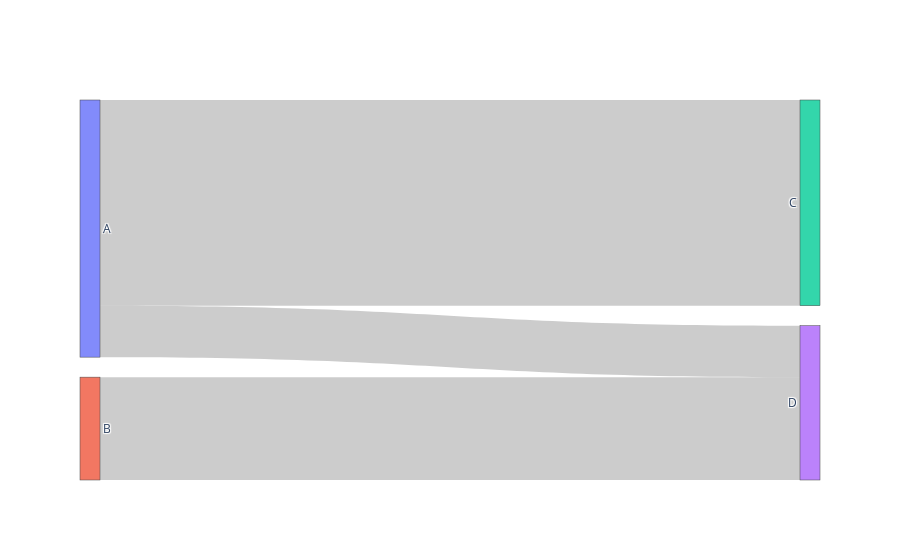

Write notebook code for a chart like this one.
### Markdown cell above
### 7. Sankey Diagrams That Explain Complex Flows Instantly
Perfect for showing how inputs become outputs without drowning in arrows.

### Code cell
import plotly.graph_objects as go

fig = go.Figure(go.Sankey(
    node=dict(label=["A", "B", "C", "D"]),
    link=dict(source=[0, 1, 0], target=[2, 3, 3], value=[8, 4, 2])
))
fig.show()

### Figure 1 — Plotly figure (JSON) as saved in the notebook; plotly's stock layout.template omitted (floating-point values rounded to 4 significant figures)
{"data": [{"link": {"source": [0, 1, 0], "target": [2, 3, 3], "value": [8, 4, 2]}, "node": {"label": ["A", "B", "C", "D"]}, "type": "sankey"}], "layout": {}}
